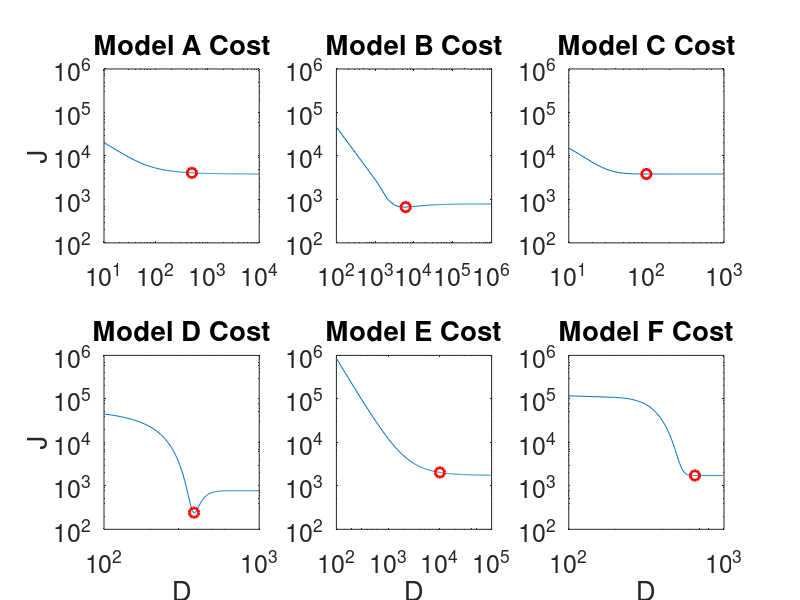

The MATLAB script that drew this image:
clear; close all; clc;
%%% brute forcing our way to find the optimal diffusion parameter

%%% load data
load('ExerciseData','DATA')

%%% look up table
load('Lookup.mat') %outputs LOOK
P = LOOK.Plookup;
C = LOOK.Clookup;

%%% parameters
D     = 100;      %apparent diffusion (L/min)
Pair  = 150;    %atmospheric oxygen partial pressure (mmHg)
Pin   = 45;     %mixed venous oxygen partial pressure - pulmonary inlet (mmHg)
Vvasc = 1;      %volume of vascular space (ml)
Valv  = 1;      %alveolar volume (ml)

alpha = 1.3e-6*1e3;  % O2 solubility  in water/plasma(mM/mmHg)
CHb   = 0.021*1e3;   % Hb binding site conc (mmol/L of RBC's)
Hct   = 0.40;    % hematocrit (unitless)
C0    = CHb*Hct; % blood oxygen binding capacity (mol/L)
n     = 2.7;     % Hill exponent
P50   = 30;      % half-max saturation of Hb
beta  = 16800*1e-3; % O2 solubility in air (mmHg/mM)
l     = 1; %length of capillary

Vp = 70; %ventilation flow (L/min)
Qp = 40; %blood flow (L/min)
VO2M = 8; %O2 consumption rate (L/min)

k = 2.5;%conversion factor to convert O2 content (ml O2/100ml blood) to concentration (mM)

% empirical function of Cardiac Ouput as a function of work rate - from Stringer 1997
% Reference --> Stringer WW, Hansen JE, Wasserman K. Cardiac output estimated noninvasively from oxygen uptake during exercise. Journal of Applied Physiology. 1997 Mar 1;82(3):908-12.
a = 0.105;
b = 5.72;

%%%% flags
RFLAG = 0; %run flag (1 == run the stuff, 0 == don't run the stuff, but load and plot stuff)

if RFLAG == 0
    load('Manual_optimization_results.mat')

    %%% finding the values to plot
    DAp = 500; DBp = 6.1e3;%1e4;
    DCp = 1e2; DDp = 380;%436.54; 
    DEp = 1e4; DFp = 650; %best fit D
    
    JAp = interp1(DA, JA, DAp);
    JBp = interp1(DB, JB, DBp);
    JCp = interp1(DC, JC, DCp);
    JDp = interp1(DD, JD, DDp);%3.05e3;
    JEp = interp1(DE, JE, DEp);
    JFp = interp1(DF, JF, DFp);

    figure;
    subplot(2,3,1)
    loglog(DA,JA,DAp,JAp,'ro','linewidth',2,'markersize',7)
    title('Model A Cost')
    ylabel('J')
%     xlabel('D')
    set(gca,'fontsize',18)
    ylim([1e2 1e6])

    subplot(2,3,2)
    loglog(DB,JB,DBp,JBp,'ro','linewidth',2,'markersize',7)
    title('Model B Cost')
    %     ylabel('J')
    %     xlabel('D')
    set(gca,'fontsize',18)
    ylim([1e2 1e6])
    xlim([min(DB) max(DB)])

    subplot(2,3,3)
    loglog(DC,JC,DCp,JCp,'ro','linewidth',2,'markersize',7)
    title('Model C Cost')
    %     ylabel('J')
    %     xlabel('D')
    set(gca,'fontsize',18)
    ylim([1e2 1e6])

    subplot(2,3,4)
    loglog(DD,JD,DDp,JDp,'ro','linewidth',2,'markersize',7)
    title('Model D Cost')
    ylabel('J')
    xlabel('D')
    set(gca,'fontsize',18)
    ylim([1e2 1e6])
    xlim([min(DD) max(DD)])

    subplot(2,3,5)
    loglog(DE,JE,DEp,JEp,'ro','linewidth',2,'markersize',7)
    title('Model E Cost')
%     ylabel('J')
    xlabel('D')
    set(gca,'fontsize',18)
    ylim([1e2 1e6])

    subplot(2,3,6)
    loglog(DF,JF,DFp,JFp,'ro','linewidth',2,'markersize',7)
    title('Model F Cost')
%     ylabel('J')
    xlabel('D')
    set(gca,'fontsize',18)
    ylim([1e2 1e6])


elseif RFLAG == 1
    %%% model A
    DA = linspace(0,10000,1000);
    JA = zeros(length(DA),1);

    par = [D Pair Pin];
    for i = 1:length(DA)
        JA(i) = OBJECTIVE_A(DA(i),par,DATA);
    end
    figure;
    loglog(DA,JA,'linewidth',2)
    title('Model A Cost')
    ylabel('J')
    xlabel('D')
    set(gca,'fontsize',18)

    %%% model B
    DB = linspace(1e2,1e6,1000);
    JB = zeros(length(DB),1);

    par = [D Pair Pin Vvasc Valv alpha beta C0 n P50 Vp Qp];
    for i = 1:length(DB)
        JB(i) = OBJECTIVE_B(DB(i),par,DATA);
    end
    figure;
    loglog(DB,JB,'linewidth',2)
    title('Model B Cost')
    ylabel('J')
    xlabel('D')
    set(gca,'fontsize',18)

    %%% model C
    DC = linspace(10,1000,300);
    JC = zeros(length(DC),1);

    par = [D Pair Pin];
    for i = 1:length(DC)
        JC(i) = OBJECTIVE_C(DC(i),par,DATA);
    end
    figure;
    loglog(DC,JC,'linewidth',2)
    title('Model C Cost')
    ylabel('J')
    xlabel('D')
    set(gca,'fontsize',18)

    %%% model D
    DD = linspace(100,1000,200);
    JD = zeros(length(DD),1);

    par = [D Pair Pin alpha beta l];
    N = 300;
    for i = 1:length(DD)
        JD(i) = OBJECTIVE_D(DD(i),par,P,C,DATA,N);
        disp(i)
    end
    figure;
    loglog(DD,JD,'linewidth',2)
    title('Model D Cost')
    ylabel('J')
    xlabel('D')
    set(gca,'fontsize',18)

    %%% model E
    DE = linspace(0,1e5,1000);
    JE = zeros(length(DE),1);

    par = [Pair alpha beta a b k VO2M];
    for i = 1:length(DE)
        JE(i) = OBJECTIVE_E(DE(i),par,DATA,0);
    end
    figure;
    loglog(DE,JE,'linewidth',2)
    title('Model E Cost')
    ylabel('J')
    xlabel('D')
    set(gca,'fontsize',18)

    %%% model F
    DF = linspace(100,1000,100);
    JF = zeros(length(DF),1);

    par = [D Pair Pin alpha beta l a b k VO2M];
    N = 1000;
    for i = 1:length(DF)
        JF(i) = OBJECTIVE_F(DF(i),par,P,C,DATA,N);
        disp(i)
    end
    figure;
    loglog(DF,JF,'linewidth',2)
    title('Model F Cost')
    ylabel('J')
    xlabel('D')
    set(gca,'fontsize',18)

    save('Manual_optimization_results.mat')
end





